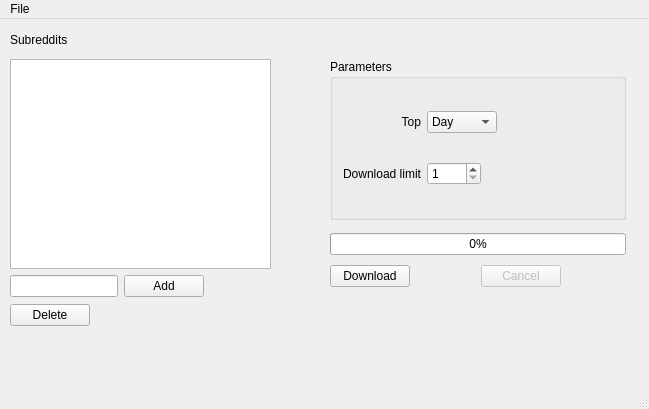
<?xml version="1.0" encoding="UTF-8"?>
<ui version="4.0">
 <class>MainWindow</class>
 <widget class="QMainWindow" name="MainWindow">
  <property name="geometry">
   <rect>
    <x>0</x>
    <y>0</y>
    <width>649</width>
    <height>409</height>
   </rect>
  </property>
  <property name="windowTitle">
   <string>Reddit Content Downloader</string>
  </property>
  <widget class="QWidget" name="centralwidget">
   <widget class="QWidget" name="layoutWidget">
    <property name="geometry">
     <rect>
      <x>330</x>
      <y>40</y>
      <width>296</width>
      <height>161</height>
     </rect>
    </property>
    <layout class="QVBoxLayout" name="verticalLayout">
     <item>
      <widget class="QGroupBox" name="groupBox">
       <property name="title">
        <string>Parameters</string>
       </property>
       <layout class="QGridLayout" name="gridLayout">
        <item row="0" column="0">
         <widget class="QLabel" name="label">
          <property name="text">
           <string>Top</string>
          </property>
          <property name="alignment">
           <set>Qt::AlignRight|Qt::AlignTrailing|Qt::AlignVCenter</set>
          </property>
         </widget>
        </item>
        <item row="0" column="1">
         <layout class="QHBoxLayout" name="horizontalLayout">
          <item>
           <widget class="QComboBox" name="topComboBox">
            <item>
             <property name="text">
              <string>Day</string>
             </property>
            </item>
            <item>
             <property name="text">
              <string>Week</string>
             </property>
            </item>
            <item>
             <property name="text">
              <string>Month</string>
             </property>
            </item>
            <item>
             <property name="text">
              <string>Year</string>
             </property>
            </item>
            <item>
             <property name="text">
              <string>All time</string>
             </property>
            </item>
           </widget>
          </item>
          <item>
           <spacer name="horizontalSpacer_6">
            <property name="orientation">
             <enum>Qt::Horizontal</enum>
            </property>
            <property name="sizeHint" stdset="0">
             <size>
              <width>40</width>
              <height>20</height>
             </size>
            </property>
           </spacer>
          </item>
         </layout>
        </item>
        <item row="1" column="0">
         <widget class="QLabel" name="label_2">
          <property name="text">
           <string>Download limit</string>
          </property>
          <property name="alignment">
           <set>Qt::AlignRight|Qt::AlignTrailing|Qt::AlignVCenter</set>
          </property>
         </widget>
        </item>
        <item row="1" column="1">
         <layout class="QHBoxLayout" name="horizontalLayout_2">
          <item>
           <widget class="QSpinBox" name="limitSpinBox">
            <property name="minimum">
             <number>1</number>
            </property>
            <property name="maximum">
             <number>1000</number>
            </property>
           </widget>
          </item>
          <item>
           <spacer name="horizontalSpacer_5">
            <property name="orientation">
             <enum>Qt::Horizontal</enum>
            </property>
            <property name="sizeHint" stdset="0">
             <size>
              <width>40</width>
              <height>20</height>
             </size>
            </property>
           </spacer>
          </item>
         </layout>
        </item>
       </layout>
      </widget>
     </item>
    </layout>
   </widget>
   <widget class="QWidget" name="layoutWidget">
    <property name="geometry">
     <rect>
      <x>10</x>
      <y>40</y>
      <width>261</width>
      <height>238</height>
     </rect>
    </property>
    <layout class="QVBoxLayout" name="verticalLayout_2">
     <item>
      <widget class="QTreeView" name="treeViewSubs">
       <property name="dragDropMode">
        <enum>QAbstractItemView::DropOnly</enum>
       </property>
      </widget>
     </item>
     <item>
      <layout class="QHBoxLayout" name="horizontalLayout_7">
       <item>
        <layout class="QHBoxLayout" name="horizontalLayout_5">
         <item>
          <widget class="QLineEdit" name="subredditName"/>
         </item>
         <item>
          <widget class="QPushButton" name="addButton">
           <property name="text">
            <string>Add</string>
           </property>
          </widget>
         </item>
         <item>
          <spacer name="horizontalSpacer_3">
           <property name="orientation">
            <enum>Qt::Horizontal</enum>
           </property>
           <property name="sizeHint" stdset="0">
            <size>
             <width>40</width>
             <height>20</height>
            </size>
           </property>
          </spacer>
         </item>
        </layout>
       </item>
       <item>
        <layout class="QHBoxLayout" name="horizontalLayout_6"/>
       </item>
      </layout>
     </item>
    </layout>
   </widget>
   <widget class="QWidget" name="layoutWidget">
    <property name="geometry">
     <rect>
      <x>10</x>
      <y>280</y>
      <width>131</width>
      <height>32</height>
     </rect>
    </property>
    <layout class="QHBoxLayout" name="horizontalLayout_9">
     <item>
      <widget class="QPushButton" name="deleteButton">
       <property name="text">
        <string>Delete</string>
       </property>
      </widget>
     </item>
     <item>
      <spacer name="horizontalSpacer_4">
       <property name="orientation">
        <enum>Qt::Horizontal</enum>
       </property>
       <property name="sizeHint" stdset="0">
        <size>
         <width>40</width>
         <height>20</height>
        </size>
       </property>
      </spacer>
     </item>
    </layout>
   </widget>
   <widget class="QWidget" name="">
    <property name="geometry">
     <rect>
      <x>10</x>
      <y>10</y>
      <width>117</width>
      <height>22</height>
     </rect>
    </property>
    <layout class="QHBoxLayout" name="horizontalLayout_10">
     <item>
      <widget class="QLabel" name="label_3">
       <property name="text">
        <string>Subreddits</string>
       </property>
      </widget>
     </item>
     <item>
      <spacer name="horizontalSpacer_7">
       <property name="orientation">
        <enum>Qt::Horizontal</enum>
       </property>
       <property name="sizeHint" stdset="0">
        <size>
         <width>40</width>
         <height>20</height>
        </size>
       </property>
      </spacer>
     </item>
    </layout>
   </widget>
   <widget class="QWidget" name="">
    <property name="geometry">
     <rect>
      <x>330</x>
      <y>210</y>
      <width>296</width>
      <height>62</height>
     </rect>
    </property>
    <layout class="QVBoxLayout" name="verticalLayout_3">
     <item>
      <widget class="QProgressBar" name="progressBar">
       <property name="value">
        <number>0</number>
       </property>
      </widget>
     </item>
     <item>
      <layout class="QHBoxLayout" name="horizontalLayout_8">
       <item>
        <layout class="QHBoxLayout" name="horizontalLayout_3">
         <item>
          <widget class="QPushButton" name="downloadButton">
           <property name="text">
            <string>Download</string>
           </property>
          </widget>
         </item>
         <item>
          <spacer name="horizontalSpacer">
           <property name="orientation">
            <enum>Qt::Horizontal</enum>
           </property>
           <property name="sizeHint" stdset="0">
            <size>
             <width>40</width>
             <height>20</height>
            </size>
           </property>
          </spacer>
         </item>
        </layout>
       </item>
       <item>
        <layout class="QHBoxLayout" name="horizontalLayout_4">
         <item>
          <widget class="QPushButton" name="cancelButton">
           <property name="enabled">
            <bool>false</bool>
           </property>
           <property name="text">
            <string>Cancel</string>
           </property>
          </widget>
         </item>
         <item>
          <spacer name="horizontalSpacer_2">
           <property name="orientation">
            <enum>Qt::Horizontal</enum>
           </property>
           <property name="sizeHint" stdset="0">
            <size>
             <width>40</width>
             <height>20</height>
            </size>
           </property>
          </spacer>
         </item>
        </layout>
       </item>
      </layout>
     </item>
    </layout>
   </widget>
  </widget>
  <widget class="QMenuBar" name="menubar">
   <property name="geometry">
    <rect>
     <x>0</x>
     <y>0</y>
     <width>649</width>
     <height>22</height>
    </rect>
   </property>
   <widget class="QMenu" name="menuFile">
    <property name="title">
     <string>File</string>
    </property>
    <addaction name="actionImport"/>
   </widget>
   <addaction name="menuFile"/>
  </widget>
  <widget class="QStatusBar" name="statusbar"/>
  <action name="actionImport">
   <property name="text">
    <string>Import</string>
   </property>
  </action>
 </widget>
 <resources/>
 <connections/>
</ui>
